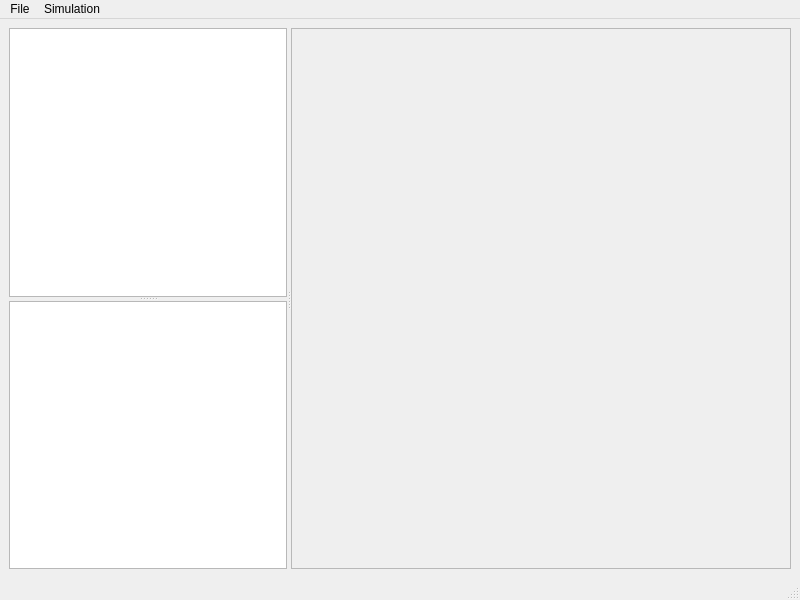
<?xml version="1.0" encoding="UTF-8"?>
<ui version="4.0">
 <class>guiDlg</class>
 <widget class="QMainWindow" name="guiDlg">
  <property name="geometry">
   <rect>
    <x>0</x>
    <y>0</y>
    <width>800</width>
    <height>600</height>
   </rect>
  </property>
  <property name="windowTitle">
   <string>social_navigation</string>
  </property>
    <widget class="QWidget" name="centralwidget">
    <layout class="QVBoxLayout" name="verticalLayout">
    <item>
     <widget class="QSplitter" name="splitter_1">
      <property name="orientation">
       <enum>Qt::Horizontal</enum>
      </property>
      <widget class="QSplitter" name="splitter_2">
       <property name="sizePolicy">
        <sizepolicy hsizetype="Minimum" vsizetype="Expanding">
         <horstretch>0</horstretch>
         <verstretch>0</verstretch>
        </sizepolicy>
       </property>
       <property name="orientation">
        <enum>Qt::Vertical</enum>
       </property>
       <widget class="QTableWidget" name="tableWidgetNodes">
        <property name="sizePolicy">
         <sizepolicy hsizetype="Minimum" vsizetype="Expanding">
          <horstretch>0</horstretch>
          <verstretch>0</verstretch>
         </sizepolicy>
        </property>
       </widget>
       <widget class="QTableWidget" name="tableWidgetEdges">
        <property name="sizePolicy">
         <sizepolicy hsizetype="Minimum" vsizetype="Expanding">
          <horstretch>0</horstretch>
          <verstretch>0</verstretch>
         </sizepolicy>
        </property>
       </widget>
      </widget>
      <widget class="QScrollArea" name="scrollArea">
       <property name="sizePolicy">
        <sizepolicy hsizetype="Maximum" vsizetype="Expanding">
         <horstretch>0</horstretch>
         <verstretch>0</verstretch>
        </sizepolicy>
       </property>
       <property name="minimumSize">
        <size>
         <width>500</width>
         <height>0</height>
        </size>
       </property>
       <property name="widgetResizable">
        <bool>true</bool>
       </property>
       <widget class="QWidget" name="scrollAreaWidgetContents">
        <property name="geometry">
         <rect>
          <x>0</x>
          <y>0</y>
          <width>498</width>
          <height>443</height>
         </rect>
        </property>
       </widget>
      </widget>
     </widget>
    </item>
    </layout>
    </widget>
    <widget class="QMenuBar" name="menubar">
    <property name="geometry">
    <rect>
     <x>0</x>
     <y>0</y>
     <width>780</width>
     <height>25</height>
    </rect>
    </property>
    <widget class="QMenu" name="menuFile">
    <property name="title">
     <string>File</string>
    </property>
    <addaction name="actionSave"/>
    </widget>
    <widget class="QMenu" name="menuSimulation">
    <property name="title">
     <string>Simulation</string>
    </property>
    <addaction name="actionStart_Stop"/>
    </widget>
    <addaction name="menuFile"/>
    <addaction name="menuSimulation"/>
    </widget>
    <widget class="QStatusBar" name="statusbar"/>
    <action name="actionSave">
    <property name="text">
    <string>Save</string>
    </property>
    </action>
    <action name="actionStart_Stop">
    <property name="text">
    <string>Start/Stop</string>
    </property>
    </action>
 </widget>
 <resources/>
 <connections/>
</ui>
